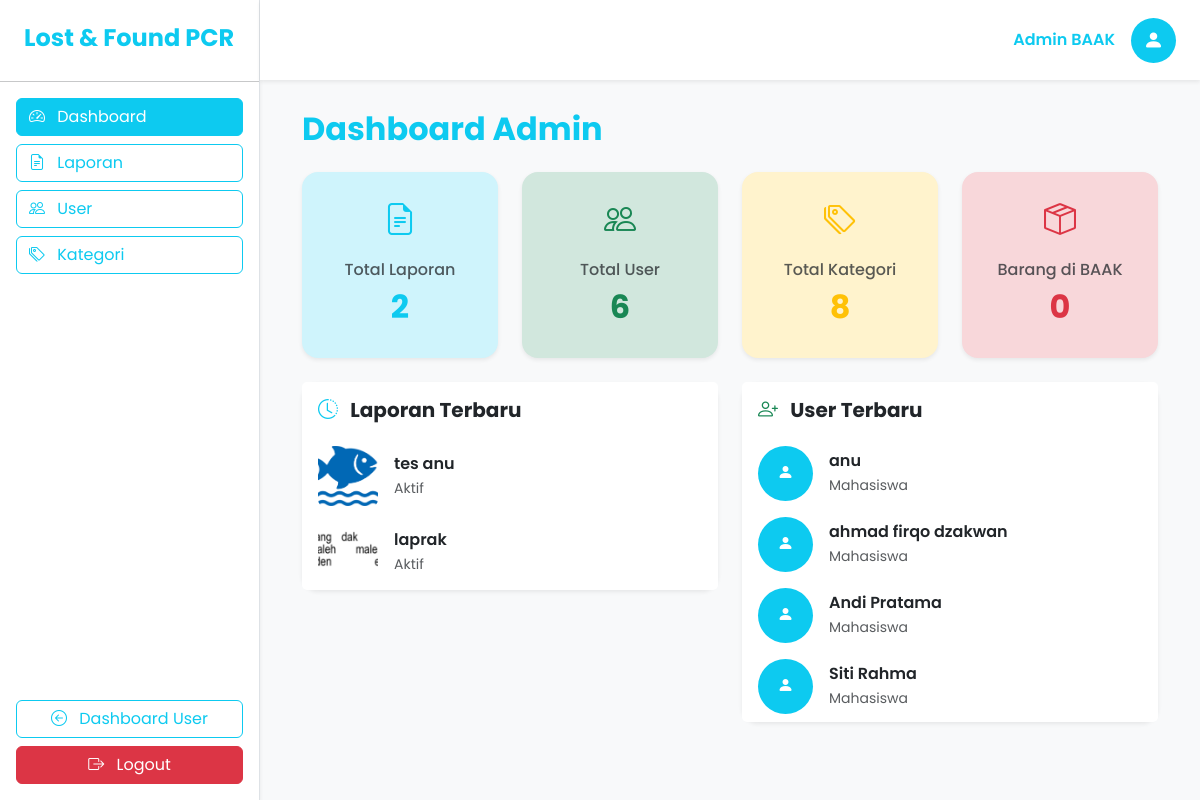
The app's page /index.php?aksi=admin (signed in), older data.
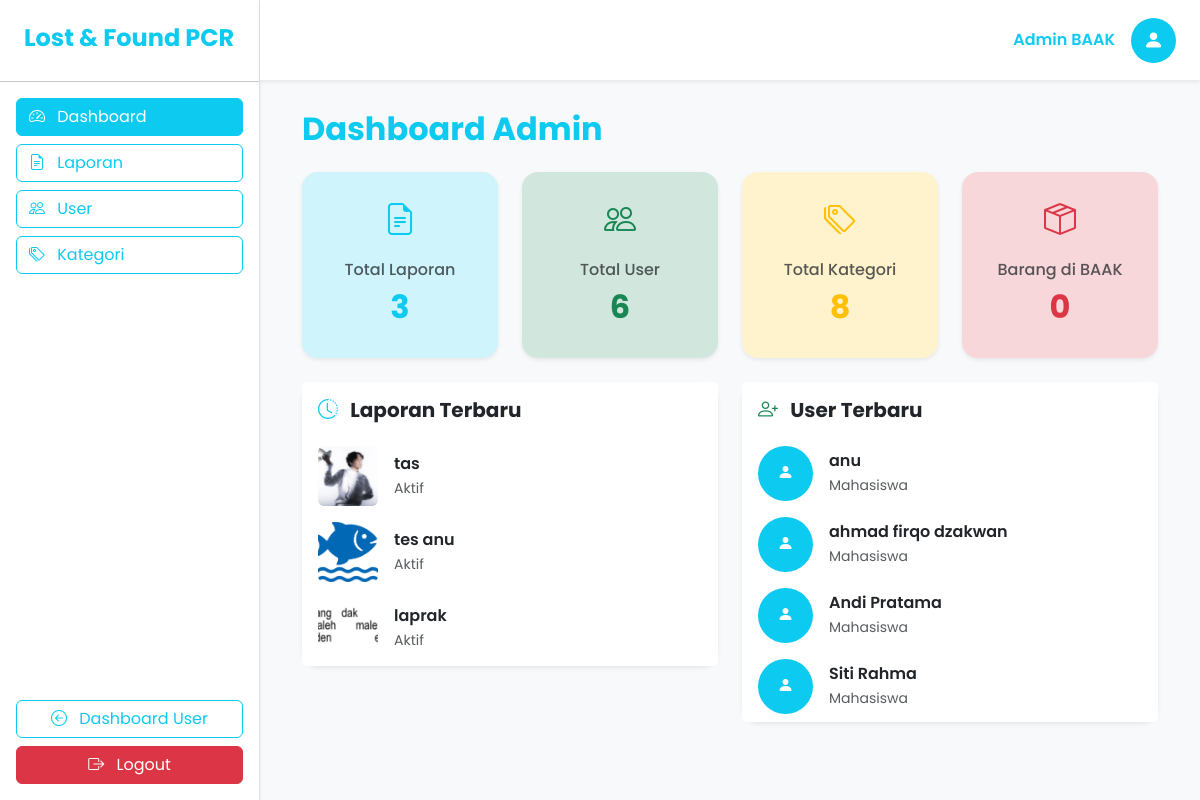
The same page, newer data.
### tables this page shows
CREATE TABLE `laporan` (
  `id_laporan` int(11) NOT NULL,
  `id_user` int(11) NOT NULL,
  `id_kategori` int(11) NOT NULL,
  `jenis_laporan` enum('kehilangan','penemuan') NOT NULL,
  `nama_barang` varchar(100) NOT NULL,
  `deskripsi` text DEFAULT NULL,
  `foto_barang` varchar(255) DEFAULT NULL,
  `lokasi` varchar(100) DEFAULT NULL,
  `tanggal_kejadian` date NOT NULL,
  `status_barang` enum('dipegang_sendiri','dititip_baak') DEFAULT 'dipegang_sendiri',
  `status_laporan` enum('aktif','selesai') DEFAULT 'aktif',
  `created_at` timestamp NOT NULL DEFAULT current_timestamp()
);

CREATE TABLE `users` (
  `id_user` int(11) NOT NULL,
  `nim` varchar(20) NOT NULL,
  `nama_lengkap` varchar(100) NOT NULL,
  `email` varchar(100) NOT NULL,
  `password` varchar(255) NOT NULL,
  `role` enum('mahasiswa','admin') NOT NULL DEFAULT 'mahasiswa',
  `created_at` timestamp NOT NULL DEFAULT current_timestamp()
);

### app/controllers/AdminController.php (called while the page is built, shortened)
<?php
require_once __DIR__ . "/../../config/koneksi.php";
require_once __DIR__ . "/../models/LaporanModel.php";
require_once __DIR__ . "/../models/UserModel.php";
class AdminController
{
    private $laporanModel;
    private $userModel;
    public function __construct($conn)
    {
        $this->laporanModel = new LaporanModel($conn);
        $this->userModel = new UserModel($conn);
    }
    public function index()
    {
        $statistik = $this->laporanModel->getStatistikAdmin();
        $laporanTerbaru = $this->laporanModel->getLaporanTerbaruAdmin();
        $userTerbaru = $this->userModel->getUserTerbaru();
        require __DIR__ . "/../views/admin/index.php";
    }
}

### app/models/LaporanModel.php (called while the page is built, shortened)
<?php
class LaporanModel
{
    private $conn;
    public function __construct($conn)
    {
        $this->conn = $conn;
    }
    public function getStatistikAdmin()
    {
        $query=mysqli_query($this->conn,"
            SELECT
            COUNT(*) total_laporan,
            (SELECT COUNT(*) FROM users) total_user,
            (SELECT COUNT(*) FROM kategori) total_kategori,
            SUM(status_laporan='baak') barang_baak
            FROM laporan
        ");
        return mysqli_fetch_assoc($query);
    }
    public function getLaporanTerbaruAdmin()
    {
        return mysqli_query($this->conn,"
            SELECT
            nama_barang,
            foto_barang,
            status_laporan
            FROM laporan
            ORDER BY id_laporan DESC
            LIMIT 4
        ");
    }
}

### app/models/UserModel.php (called while the page is built, shortened)
<?php
class UserModel
{
    private $conn;
    public function __construct($conn)
    {
        $this->conn = $conn;
    }
    public function getUserTerbaru()
    {
        return mysqli_query($this->conn,"
            SELECT
            nama_lengkap,
            role
            FROM users
            ORDER BY id_user DESC
            LIMIT 4
        ");
    }
}

### app/views/admin/index.php (the view, shortened to what the changed rows need)
<!DOCTYPE html>
<html>
<head>
    <link href="https://cdn.jsdelivr.net/npm/bootstrap@5.3.3/dist/css/bootstrap.min.css" rel="stylesheet">
    <link rel="stylesheet" href="https://cdn.jsdelivr.net/npm/bootstrap-icons@1.11.3/font/bootstrap-icons.min.css">
    <link rel="stylesheet" href="public/assets/css/admin.css">
</head>
<body class="bg-light">
    <div class="d-flex">
        <div class="bg-white border-end shadow-sm d-flex flex-column position-fixed" style="width:260px;height:100vh;">
            <div class="p-4">
                <h4 class="fw-bold text-info mb-1">
                    Lost & Found PCR
                </h4>
            </div>
            <hr class="m-0">
            <div class="list-group list-group-flush p-3 gap-2 flex-grow-1">
                <a href="index.php?aksi=admin" class="btn btn-info text-start"">
                    <i class="bi bi-speedometer2 me-2"></i>
                    Dashboard
                </a>
                <a href="index.php?aksi=admin_laporan" class="btn btn-outline-info text-start">
                    <i class="bi bi-file-earmark-text me-2"></i>
                    Laporan
                </a>
                <a href="index.php?aksi=admin_user" class="btn btn-outline-info text-start">
                    <i class="bi bi-people me-2"></i>
                    User
                </a>
                <a href="index.php?aksi=kategori" class="btn btn-outline-info text-start">
                    <i class="bi bi-tags me-2"></i>
                    Kategori
                </a>
            </div>
            <div class="p-3 mt-auto">
                <a href="index.php?aksi=dashboard" class="btn btn-outline-info w-100 mb-2">
                    <i class="bi bi-arrow-left-circle me-2"></i>
                    Dashboard User
                </a>
                <a href="index.php?aksi=logout" class="btn btn-danger w-100">
                    <i class="bi bi-box-arrow-right me-2"></i>
                    Logout
                </a>
            </div>
        </div>
        <main class="main-content">
            <div class="flex-grow-1">
                <nav class="navbar navbar-expand-lg bg-white shadow-sm px-4 py-3">
                    <div class="ms-auto d-flex align-items-center">
                        <span class="fw-semibold text-info me-3">
                            <?= $_SESSION['nama']; ?>
                        </span>
                        <div class="bg-info rounded-circle d-flex justify-content-center align-items-center"
                            style="width:45px;height:45px;">
                            <i class="bi bi-person-fill text-white  fs-5"></i>
                        </div>
                    </div>
            </div>
            <div class="content">
                <div class="container-fluid">
                    <h2 class="fw-bold text-info mb-4">
                        Dashboard Admin
                    </h2>
                    <div class="row g-4 mb-4">
                        <div class="col-lg-3 col-md-6">
                            <div class="card border-0 shadow-sm rounded-4 bg-info-subtle">
                                <div class="card-body text-center py-4">
                                    <i class="bi bi-file-earmark-text fs-2 text-info"></i>
                                    <h6 class="text-muted mt-3 mb-2">
                                        Total Laporan
                                    </h6>
                                    <h2 class="fw-bold text-info">
                                        <?= $statistik['total_laporan']; ?>
                                    </h2>
                                </div>
                            </div>
                        </div>
                        <div class="col-lg-3 col-md-6">
                            <div class="card border-0 shadow-sm rounded-4 bg-success-subtle">
                                <div class="card-body text-center py-4">
                                    <i class="bi bi-people fs-2 text-success"></i>
                                    <h6 class="text-muted mt-3 mb-2">
                                        Total User
                                    </h6>
                                    <h2 class="fw-bold text-success">
                                        <?= $statistik['total_user']; ?>
                                    </h2>
                                </div>
                            </div>
                        </div>
                        <div class="col-lg-3 col-md-6">
                            <div class="card border-0 shadow-sm rounded-4 bg-warning-subtle">
                                <div class="card-body text-center py-4">
                                    <i class="bi bi-tags fs-2 text-warning"></i>
                                    <h6 class="text-muted mt-3 mb-2">
                                        Total Kategori
                                    </h6>
                                    <h2 class="fw-bold text-warning">
                                        <?= $statistik['total_kategori']; ?>
                                    </h2>
                                </div>
                            </div>
                        </div>
                        <div class="col-lg-3 col-md-6">
                            <div class="card border-0 shadow-sm rounded-4 bg-danger-subtle">
                                <div class="card-body text-center py-4">
                                    <i class="bi bi-box-seam fs-2 text-danger"></i>
                                    <h6 class="text-muted mt-3 mb-2">
                                        Barang di BAAK
                                    </h6>
                                    <h2 class="fw-bold text-danger">
                                        <?= $statistik['barang_baak']; ?>
                                    </h2>
                                </div>
                            </div>
                        </div>
                    </div>
                    <div class="row g-4">
                        <div class="col-lg-6">
                            <div class="card border-0 shadow-sm rounded-4">
                                <div
                                    class="card-header bg-white border-0 d-flex justify-content-between align-items-center py-3">
                                    <h5 class="fw-bold mb-0">
                                        <i class="bi bi-clock-history text-info me-2"></i>
                                        Laporan Terbaru
                                    </h5>
                                </div>
                                <div class="list-group list-group-flush">
                                    <?php while($row=mysqli_fetch_assoc($laporanTerbaru)){ ?>
                                    <div class="list-group-item border-0">
                                        <div class="d-flex align-items-center">
                                            <?php if($row['foto_barang']!=""){ ?>
                                            <img src="public/uploads/barang/<?= $row['foto_barang']; ?>"
                                                class="rounded me-3" style="width:60px;height:60px;object-fit:cover;">
                                            <?php }else{ ?>
                                            <img src="public/assets/image/no-image.png" class="rounded me-3"
                                                style="width:60px;height:60px;object-fit:cover;">
                                            <?php } ?>
                                            <div class="flex-grow-1">
                                                <div class="fw-semibold">
                                                    <?= $row['nama_barang']; ?>
                                                </div>
                                                <small class="text-muted">
                                                    <?= ucfirst($row['status_laporan']); ?>
                                                </small>
                                            </div>
                                        </div>
                                    </div>
                                    <?php } ?>
                                </div>
                            </div>
                        </div>
                        <div class="col-lg-6">
                            <div class="card border-0 shadow-sm rounded-4">
                                <div
                                    class="card-header bg-white border-0 d-flex justify-content-between align-items-center py-3">
                                    <h5 class="fw-bold mb-0">
                                        <i class="bi bi-person-plus text-success me-2"></i>
                                        User Terbaru
                                    </h5>
                                </div>
                                <div class="list-group list-group-flush">
                                    <?php while($row=mysqli_fetch_assoc($userTerbaru)){ ?>
                                    <div class="list-group-item border-0">
                                        <div class="d-flex align-items-center">
                                            <div class="bg-info rounded-circle d-flex justify-content-center align-items-center me-3"
                                                style="width:55px;height:55px;">
                                                <i class="bi bi-person-fill text-white"></i>
                                            </div>
                                            <div>
                                                <div class="fw-semibold">
                                                    <?= $row['nama_lengkap']; ?>
                                                </div>
                                                <small class="text-muted">
                                                    <?= ucfirst($row['role']); ?>
                                                </small>
                                            </div>
                                        </div>
                                    </div>
                                    <?php } ?>
                                </div>
                            </div>
                        </div>
                    </div>
                </div>
            </div>
        </main>
    </div>
</body>
</html>

Row changes from the older to the newer data that the page shows:
added laporan: foto_barang (picture), nama_barang "tas", status_laporan "Aktif"
Text that changed along with them:
$statistik['total_laporan']: "2" → "3"
